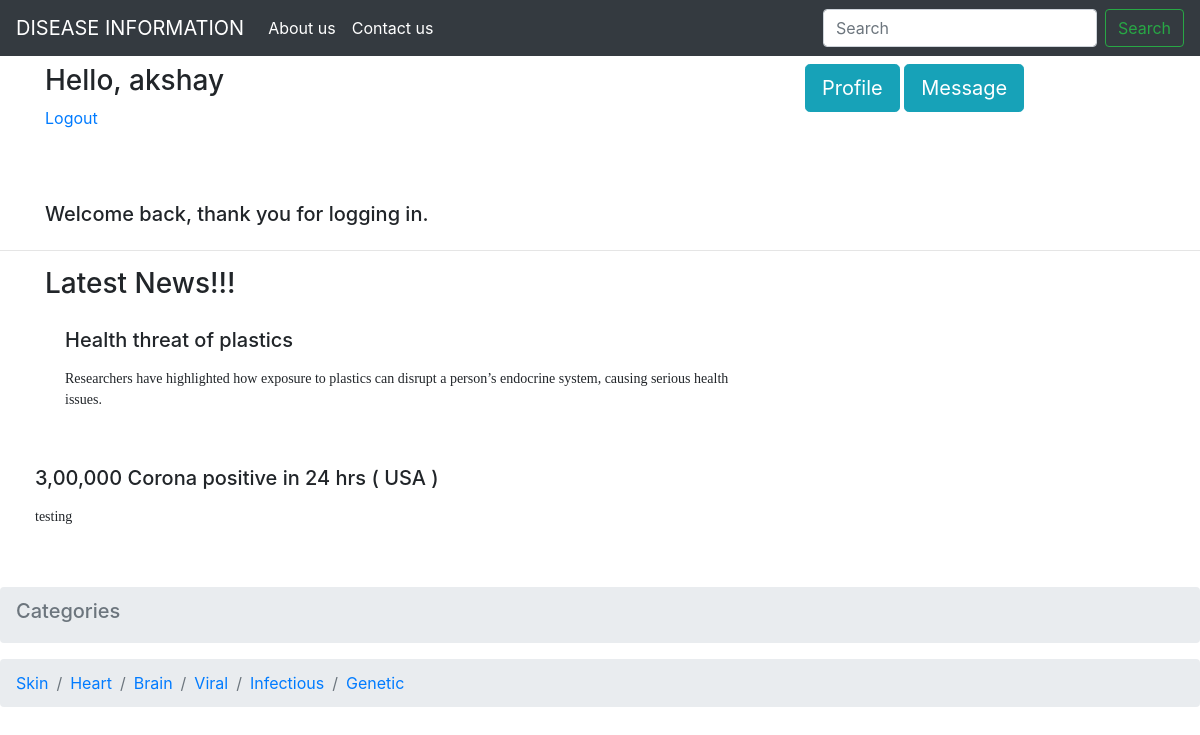
The page /welcome (signed in) on the database its author committed.
### home/models.py (models this page shows, shortened)
class News(models.Model):
    title=models.CharField(max_length=50,default="")
    content=models.TextField(max_length=100,default="")
    date=models.DateField()

### home/views.py (the view)
# urls.py: path('welcome',views.welcome,name="welcome"),
def welcome(request):
    allnewss = News.objects.all()
    param = {'allnewss': allnewss}
    return render(request, 'welcome.html', param)

### templates/welcome.html (shortened to what this page needs)
{%extends 'base.html'%}
{%block body%}
<div class="container my-2">
<div class="row">
  <div class="col-sm-8">
      <h3> Hello, {{request.user}}</h3><a href="{% url 'logout' %}">Logout</a><br>
        <br><br><br>
      <h5>Welcome back, thank you for logging in.</h5>
  </div>
    <div class="col">
  <button class="btn btn-info btn-lg" type="button">Profile</button>
  <button type="button" class="btn btn-info btn-lg" data-toggle="modal" data-target="#exampleModal">Message</button>
        </div></div></div>
<hr>
<div class="container">
    <h3>Latest News!!!</h3>
    <marquee><div class="row">
         {%for news in allnewss%}
    <div class="col-md-8">
      <div class="card-body">
        <h5 class="card-title">{{news.title}}</h5>
          <p class="card-text" ><pre style="white-space: pre-wrap; word-break: keep-all;font-family:verdana;">{{news.content}}</pre></p>
      </div>
    </div></div></div></div>
         {%endfor%}
<br>
   <ol class="breadcrumb">
     <li class="breadcrumb-item active" aria-current="page"><h5>Categories</h5></li>
  </ol>
<ol class="breadcrumb">
    <li class="breadcrumb-item"><a href="/disease">Skin</a></li>
        <li class="breadcrumb-item"><a href="#">Heart</a></li>
            <li class="breadcrumb-item"><a href="/home1">Brain</a></li>
    <li class="breadcrumb-item"><a href="#">Viral</a></li>
    <li class="breadcrumb-item"><a href="#">Infectious</a></li>
    <li class="breadcrumb-item"><a href="#">Genetic</a></li>
  </ol>
{%endblock body%}

### rows shown on the page
News: title "Health threat of plastics", content "Researchers have highlighted how exposure to plastics can disrupt a person’s endocrine system, causing serious health issues."
News: title "3,00,000 Corona positive in 24 hrs ( USA )", content "testing"

### other values the page prints
{{ request.user }} "akshay"
